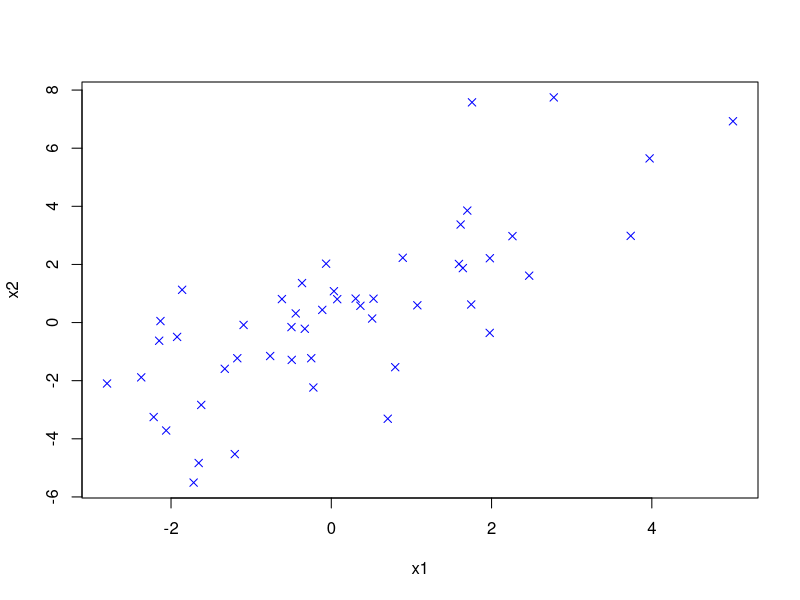
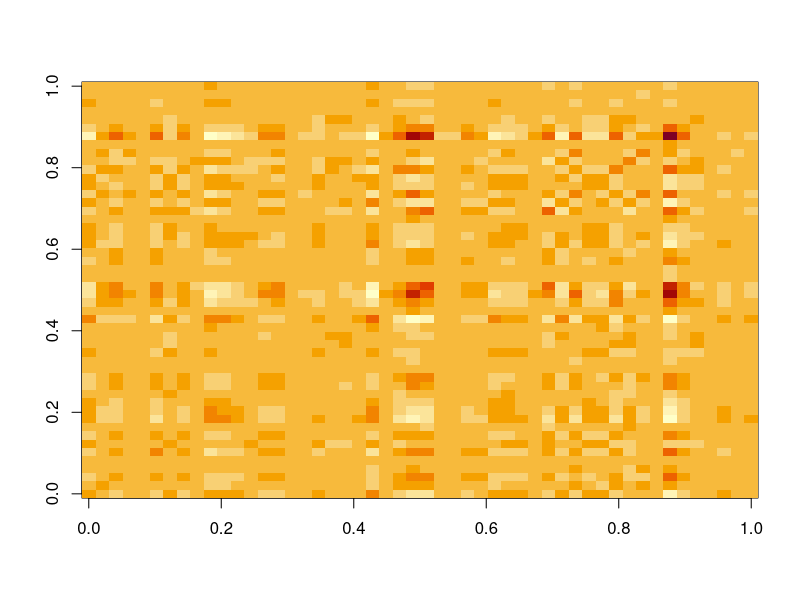
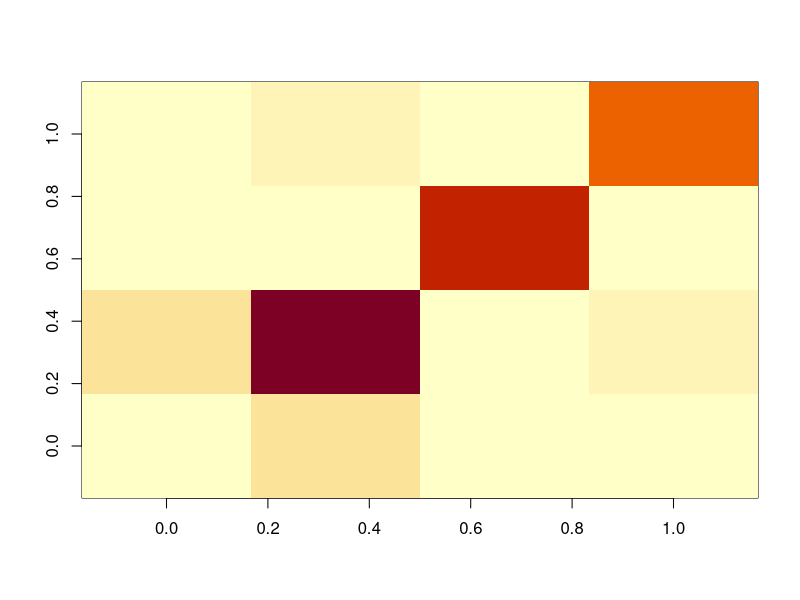
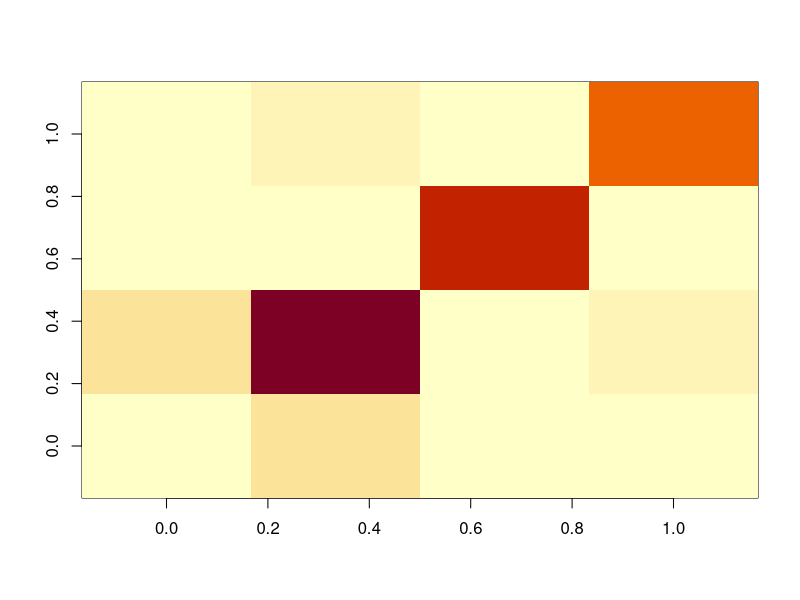
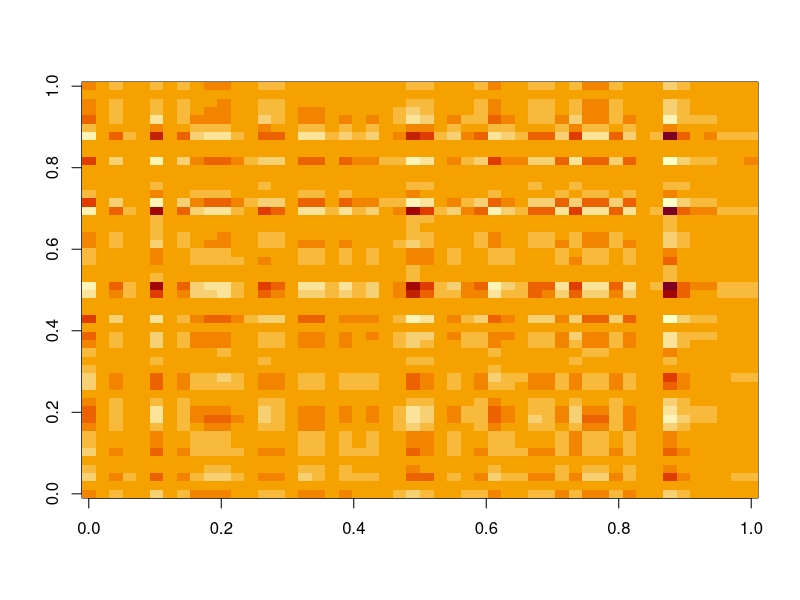
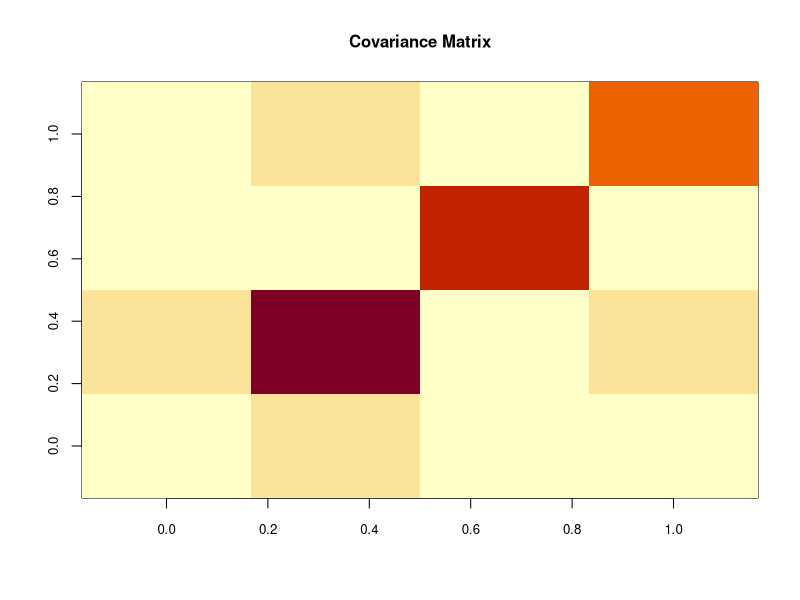

Write R code to recreate these figures, in order.
# PCA
# http://ufldl.stanford.edu/wiki/index.php/PCA
# http://www.theanalysisfactor.com/covariance-matrices/

# Also look at: PCR (Principal Component Regression) and PLS (Partial Least Squares). See Kuhn.

# TODO: Find some good data to do PCA on. Images or other stuff from TheAnalyticsEdge? 

n <- 50
x1 <- rnorm(1:n, sd=2, mean=0)
x2 <- x1 + rnorm(1:n, sd=2, mean=0)
x3 <- x1 + rnorm(1:n, sd=2, mean=0)
x4 <- x1 + rnorm(1:n, sd=2, mean=0)
plot(x1, x2, pch=4, col="blue")
# Create a matrix where the predictors are the cols
A <- matrix(c(x1,x2,x3,x4), ncol=4)
image((1/(n-1)) * (A %*% t(A)))
means.vector <- colMeans(A) # The mean vector is often referred to as the centroid 

# Visual inspection: Principal direction = x1, secondary direction = x2
# Find covariance matrix:
# http://en.wikipedia.org/wiki/Covariance_matrix
cov.matrix.x1 <- (1/n) * (A %*% t(A))
cov.matrix.x2 <- (1/n) * (x2 %*% x2)
cov(x1, x2)

cov.matrix <- (1/(n-1)) * (x1 - mean(x1)) %*% t(x2 - mean(x2))
# cov matrix also known as dispersion (or dispersion matrix)

cov.x1.x2 <- (1/(n-1)) * (A[,1] - mean(A[,1])) %*% (A[,2] - mean(A[,2]))
# Same as:
cov(A[,1], A[,2])

cov.x1.x2 <- (1/(n-1)) * (t(A - mean(A)) %*% (A - mean(A))) 
# (Almost) same as:
cov(A, A)
cor(A)
var(A)

image(cov(A, A))
image(cov.x1.x2)
image(cov.matrix)

eigen(cov.matrix)[1]

(t(A) %*% A)^(-1) # Note: Matrix must be square to produce an identity matrix!

# Find the covariance matrix
ones <- matrix(c(1,1,1,1), ncol=1)
ones
mean_vector <- (1/n) * (A %*% ones)
mean_vector
mean_matrix <- ones %*% t(mean_vector);
mean_matrix
cov_matrix <- (1/(n-1)) * (t(A - t(mean_matrix)) %*% (A - t(mean_matrix)));
cov_matrix
image(cov_matrix, main="Covariance Matrix", cex.axis=.8, cex.main=1)
